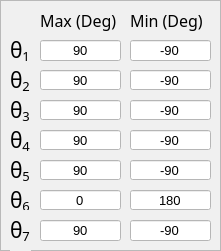
         <widget class="QFrame" name="frame_50">
          <property name="geometry">
           <rect>
            <x>20</x>
            <y>80</y>
            <width>221</width>
            <height>251</height>
           </rect>
          </property>
          <property name="styleSheet">
           <string notr="true">background-color: rgb(240, 240, 240);</string>
          </property>
          <property name="frameShape">
           <enum>QFrame::StyledPanel</enum>
          </property>
          <property name="frameShadow">
           <enum>QFrame::Raised</enum>
          </property>
          <widget class="QLineEdit" name="tb_the1_max">
           <property name="geometry">
            <rect>
             <x>40</x>
             <y>40</y>
             <width>81</width>
             <height>21</height>
            </rect>
           </property>
           <property name="font">
            <font>
             <pointsize>10</pointsize>
            </font>
           </property>
           <property name="styleSheet">
            <string notr="true">background-color: rgb(255, 255, 255);</string>
           </property>
           <property name="text">
            <string>90</string>
           </property>
           <property name="alignment">
            <set>Qt::AlignCenter</set>
           </property>
          </widget>
          <widget class="QLabel" name="label_4">
           <property name="geometry">
            <rect>
             <x>40</x>
             <y>10</y>
             <width>81</width>
             <height>21</height>
            </rect>
           </property>
           <property name="font">
            <font>
             <family>3ds</family>
             <pointsize>12</pointsize>
            </font>
           </property>
           <property name="styleSheet">
            <string notr="true">color: rgb(0, 0, 0)</string>
           </property>
           <property name="text">
            <string>Max (Deg)</string>
           </property>
          </widget>
          <widget class="QLineEdit" name="tb_the4_min">
           <property name="geometry">
            <rect>
             <x>130</x>
             <y>130</y>
             <width>81</width>
             <height>20</height>
            </rect>
           </property>
           <property name="font">
            <font>
             <pointsize>10</pointsize>
            </font>
           </property>
           <property name="styleSheet">
            <string notr="true">background-color: rgb(255, 255, 255);</string>
           </property>
           <property name="text">
            <string>-90</string>
           </property>
           <property name="alignment">
            <set>Qt::AlignCenter</set>
           </property>
          </widget>
          <widget class="QLabel" name="label_43">
           <property name="geometry">
            <rect>
             <x>10</x>
             <y>150</y>
             <width>21</width>
             <height>41</height>
            </rect>
           </property>
           <property name="font">
            <font>
             <family>3ds</family>
             <pointsize>12</pointsize>
            </font>
           </property>
           <property name="styleSheet">
            <string notr="true">color: rgb(0, 0, 0)</string>
           </property>
           <property name="text">
            <string>&lt;html&gt;&lt;head/&gt;&lt;body&gt;&lt;p&gt;&lt;span style=&quot; font-family:'Calibri','sans-serif'; font-size:16pt;&quot;&gt;θ&lt;/span&gt;&lt;span style=&quot; font-size:16pt; vertical-align:sub;&quot;&gt;5&lt;/span&gt;&lt;/p&gt;&lt;/body&gt;&lt;/html&gt;</string>
           </property>
          </widget>
          <widget class="QLabel" name="label_5">
           <property name="geometry">
            <rect>
             <x>130</x>
             <y>10</y>
             <width>81</width>
             <height>21</height>
            </rect>
           </property>
           <property name="font">
            <font>
             <family>3ds</family>
             <pointsize>12</pointsize>
            </font>
           </property>
           <property name="styleSheet">
            <string notr="true">color: rgb(0, 0, 0)</string>
           </property>
           <property name="text">
            <string>Min (Deg)</string>
           </property>
          </widget>
          <widget class="QLineEdit" name="tb_the6_max">
           <property name="geometry">
            <rect>
             <x>40</x>
             <y>190</y>
             <width>81</width>
             <height>20</height>
            </rect>
           </property>
           <property name="font">
            <font>
             <pointsize>10</pointsize>
            </font>
           </property>
           <property name="styleSheet">
            <string notr="true">background-color: rgb(255, 255, 255);</string>
           </property>
           <property name="text">
            <string>0</string>
           </property>
           <property name="alignment">
            <set>Qt::AlignCenter</set>
           </property>
          </widget>
          <widget class="QLineEdit" name="tb_the7_min">
           <property name="geometry">
            <rect>
             <x>130</x>
             <y>220</y>
             <width>81</width>
             <height>21</height>
            </rect>
           </property>
           <property name="font">
            <font>
             <pointsize>10</pointsize>
            </font>
           </property>
           <property name="styleSheet">
            <string notr="true">background-color: rgb(255, 255, 255);</string>
           </property>
           <property name="text">
            <string>-90</string>
           </property>
           <property name="alignment">
            <set>Qt::AlignCenter</set>
           </property>
          </widget>
          <widget class="QLineEdit" name="tb_the4_max">
           <property name="geometry">
            <rect>
             <x>40</x>
             <y>130</y>
             <width>81</width>
             <height>20</height>
            </rect>
           </property>
           <property name="font">
            <font>
             <pointsize>10</pointsize>
            </font>
           </property>
           <property name="styleSheet">
            <string notr="true">background-color: rgb(255, 255, 255);</string>
           </property>
           <property name="text">
            <string>90</string>
           </property>
           <property name="alignment">
            <set>Qt::AlignCenter</set>
           </property>
          </widget>
          <widget class="QLabel" name="label_45">
           <property name="geometry">
            <rect>
             <x>10</x>
             <y>90</y>
             <width>21</width>
             <height>41</height>
            </rect>
           </property>
           <property name="font">
            <font>
             <family>3ds</family>
             <pointsize>12</pointsize>
            </font>
           </property>
           <property name="styleSheet">
            <string notr="true">color: rgb(0, 0, 0)</string>
           </property>
           <property name="text">
            <string>&lt;html&gt;&lt;head/&gt;&lt;body&gt;&lt;p&gt;&lt;span style=&quot; font-family:'Calibri','sans-serif'; font-size:16pt;&quot;&gt;θ&lt;/span&gt;&lt;span style=&quot; font-size:16pt; vertical-align:sub;&quot;&gt;3&lt;/span&gt;&lt;/p&gt;&lt;/body&gt;&lt;/html&gt;</string>
           </property>
          </widget>
          <widget class="QLabel" name="label_24">
           <property name="geometry">
            <rect>
             <x>10</x>
             <y>180</y>
             <width>21</width>
             <height>41</height>
            </rect>
           </property>
           <property name="font">
            <font>
             <family>3ds</family>
             <pointsize>12</pointsize>
            </font>
           </property>
           <property name="styleSheet">
            <string notr="true">color: rgb(0, 0, 0)</string>
           </property>
           <property name="text">
            <string>&lt;html&gt;&lt;head/&gt;&lt;body&gt;&lt;p&gt;&lt;span style=&quot; font-family:'Calibri','sans-serif'; font-size:16pt;&quot;&gt;θ&lt;/span&gt;&lt;span style=&quot; font-family:'Calibri','sans-serif'; font-size:16pt; vertical-align:sub;&quot;&gt;6&lt;/span&gt;&lt;/p&gt;&lt;/body&gt;&lt;/html&gt;</string>
           </property>
          </widget>
          <widget class="QLineEdit" name="tb_the5_max">
           <property name="geometry">
            <rect>
             <x>40</x>
             <y>160</y>
             <width>81</width>
             <height>20</height>
            </rect>
           </property>
           <property name="font">
            <font>
             <pointsize>10</pointsize>
            </font>
           </property>
           <property name="styleSheet">
            <string notr="true">background-color: rgb(255, 255, 255);</string>
           </property>
           <property name="text">
            <string>90</string>
           </property>
           <property name="alignment">
            <set>Qt::AlignCenter</set>
           </property>
          </widget>
          <widget class="QLineEdit" name="tb_the7_max">
           <property name="geometry">
            <rect>
             <x>40</x>
             <y>220</y>
             <width>81</width>
             <height>21</height>
            </rect>
           </property>
           <property name="font">
            <font>
             <pointsize>10</pointsize>
            </font>
           </property>
           <property name="styleSheet">
            <string notr="true">background-color: rgb(255, 255, 255);</string>
           </property>
           <property name="text">
            <string>90</string>
           </property>
           <property name="alignment">
            <set>Qt::AlignCenter</set>
           </property>
          </widget>
          <widget class="QLineEdit" name="tb_the5_min">
           <property name="geometry">
            <rect>
             <x>130</x>
             <y>160</y>
             <width>81</width>
             <height>20</height>
            </rect>
           </property>
           <property name="font">
            <font>
             <pointsize>10</pointsize>
            </font>
           </property>
           <property name="styleSheet">
            <string notr="true">background-color: rgb(255, 255, 255);</string>
           </property>
           <property name="text">
            <string>-90</string>
           </property>
           <property name="alignment">
            <set>Qt::AlignCenter</set>
           </property>
          </widget>
          <widget class="QLineEdit" name="tb_the3_max">
           <property name="geometry">
            <rect>
             <x>40</x>
             <y>100</y>
             <width>81</width>
             <height>20</height>
            </rect>
           </property>
           <property name="font">
            <font>
             <pointsize>10</pointsize>
            </font>
           </property>
           <property name="styleSheet">
            <string notr="true">background-color: rgb(255, 255, 255);</string>
           </property>
           <property name="text">
            <string>90</string>
           </property>
           <property name="alignment">
            <set>Qt::AlignCenter</set>
           </property>
          </widget>
          <widget class="QLineEdit" name="tb_the1_min">
           <property name="geometry">
            <rect>
             <x>130</x>
             <y>40</y>
             <width>81</width>
             <height>21</height>
            </rect>
           </property>
           <property name="font">
            <font>
             <pointsize>10</pointsize>
            </font>
           </property>
           <property name="styleSheet">
            <string notr="true">background-color: rgb(255, 255, 255);</string>
           </property>
           <property name="text">
            <string>-90</string>
           </property>
           <property name="alignment">
            <set>Qt::AlignCenter</set>
           </property>
          </widget>
          <widget class="QLineEdit" name="tb_the2_max">
           <property name="geometry">
            <rect>
             <x>40</x>
             <y>70</y>
             <width>81</width>
             <height>20</height>
            </rect>
           </property>
           <property name="font">
            <font>
             <pointsize>10</pointsize>
            </font>
           </property>
           <property name="styleSheet">
            <string notr="true">background-color: rgb(255, 255, 255);</string>
           </property>
           <property name="text">
            <string>90</string>
           </property>
           <property name="alignment">
            <set>Qt::AlignCenter</set>
           </property>
          </widget>
          <widget class="QLabel" name="label_44">
           <property name="geometry">
            <rect>
             <x>10</x>
             <y>60</y>
             <width>21</width>
             <height>41</height>
            </rect>
           </property>
           <property name="font">
            <font>
             <family>3ds</family>
             <pointsize>12</pointsize>
            </font>
           </property>
           <property name="styleSheet">
            <string notr="true">color: rgb(0, 0, 0)</string>
           </property>
           <property name="text">
            <string>&lt;html&gt;&lt;head/&gt;&lt;body&gt;&lt;p&gt;&lt;span style=&quot; font-family:'Calibri','sans-serif'; font-size:16pt;&quot;&gt;θ&lt;/span&gt;&lt;span style=&quot; font-size:16pt; vertical-align:sub;&quot;&gt;2&lt;/span&gt;&lt;/p&gt;&lt;/body&gt;&lt;/html&gt;</string>
           </property>
          </widget>
          <widget class="QLineEdit" name="tb_the6_min">
           <property name="geometry">
            <rect>
             <x>130</x>
             <y>190</y>
             <width>81</width>
             <height>20</height>
            </rect>
           </property>
           <property name="font">
            <font>
             <pointsize>10</pointsize>
            </font>
           </property>
           <property name="styleSheet">
            <string notr="true">background-color: rgb(255, 255, 255);</string>
           </property>
           <property name="text">
            <string>180</string>
           </property>
           <property name="alignment">
            <set>Qt::AlignCenter</set>
           </property>
          </widget>
          <widget class="QLabel" name="label_26">
           <property name="geometry">
            <rect>
             <x>10</x>
             <y>30</y>
             <width>21</width>
             <height>41</height>
            </rect>
           </property>
           <property name="font">
            <font>
             <family>3ds</family>
             <pointsize>12</pointsize>
            </font>
           </property>
           <property name="styleSheet">
            <string notr="true">color: rgb(0, 0, 0)</string>
           </property>
           <property name="text">
            <string>&lt;html&gt;&lt;head/&gt;&lt;body&gt;&lt;p&gt;&lt;span style=&quot; font-family:'Calibri','sans-serif'; font-size:16pt;&quot;&gt;θ&lt;/span&gt;&lt;span style=&quot; font-size:16pt; vertical-align:sub;&quot;&gt;1&lt;/span&gt;&lt;/p&gt;&lt;/body&gt;&lt;/html&gt;</string>
           </property>
          </widget>
          <widget class="QLabel" name="label_48">
           <property name="geometry">
            <rect>
             <x>10</x>
             <y>210</y>
             <width>21</width>
             <height>41</height>
            </rect>
           </property>
           <property name="font">
            <font>
             <family>3ds</family>
             <pointsize>12</pointsize>
            </font>
           </property>
           <property name="styleSheet">
            <string notr="true">color: rgb(0, 0, 0)</string>
           </property>
           <property name="text">
            <string>&lt;html&gt;&lt;head/&gt;&lt;body&gt;&lt;p&gt;&lt;span style=&quot; font-family:'Calibri','sans-serif'; font-size:16pt;&quot;&gt;θ&lt;/span&gt;&lt;span style=&quot; font-size:16pt; vertical-align:sub;&quot;&gt;7&lt;/span&gt;&lt;/p&gt;&lt;/body&gt;&lt;/html&gt;</string>
           </property>
          </widget>
          <widget class="QLabel" name="label_41">
           <property name="geometry">
            <rect>
             <x>10</x>
             <y>120</y>
             <width>21</width>
             <height>41</height>
            </rect>
           </property>
           <property name="font">
            <font>
             <family>3ds</family>
             <pointsize>12</pointsize>
            </font>
           </property>
           <property name="styleSheet">
            <string notr="true">color: rgb(0, 0, 0)</string>
           </property>
           <property name="text">
            <string>&lt;html&gt;&lt;head/&gt;&lt;body&gt;&lt;p&gt;&lt;span style=&quot; font-family:'Calibri','sans-serif'; font-size:16pt;&quot;&gt;θ&lt;/span&gt;&lt;span style=&quot; font-size:16pt; vertical-align:sub;&quot;&gt;4&lt;/span&gt;&lt;/p&gt;&lt;/body&gt;&lt;/html&gt;</string>
           </property>
          </widget>
          <widget class="QLineEdit" name="tb_the3_min">
           <property name="geometry">
            <rect>
             <x>130</x>
             <y>100</y>
             <width>81</width>
             <height>20</height>
            </rect>
           </property>
           <property name="font">
            <font>
             <pointsize>10</pointsize>
            </font>
           </property>
           <property name="styleSheet">
            <string notr="true">background-color: rgb(255, 255, 255);</string>
           </property>
           <property name="text">
            <string>-90</string>
           </property>
           <property name="alignment">
            <set>Qt::AlignCenter</set>
           </property>
          </widget>
          <widget class="QLineEdit" name="tb_the2_min">
           <property name="geometry">
            <rect>
             <x>130</x>
             <y>70</y>
             <width>81</width>
             <height>20</height>
            </rect>
           </property>
           <property name="font">
            <font>
             <pointsize>10</pointsize>
            </font>
           </property>
           <property name="styleSheet">
            <string notr="true">background-color: rgb(255, 255, 255);</string>
           </property>
           <property name="text">
            <string>-90</string>
           </property>
           <property name="alignment">
            <set>Qt::AlignCenter</set>
           </property>
          </widget>
          <zorder>tb_the1_max</zorder>
          <zorder>label_4</zorder>
          <zorder>tb_the4_min</zorder>
          <zorder>label_5</zorder>
          <zorder>tb_the6_max</zorder>
          <zorder>tb_the7_min</zorder>
          <zorder>tb_the4_max</zorder>
          <zorder>label_24</zorder>
          <zorder>tb_the5_max</zorder>
          <zorder>tb_the7_max</zorder>
          <zorder>tb_the5_min</zorder>
          <zorder>tb_the3_max</zorder>
          <zorder>tb_the1_min</zorder>
          <zorder>tb_the2_max</zorder>
          <zorder>tb_the6_min</zorder>
          <zorder>label_48</zorder>
          <zorder>tb_the3_min</zorder>
          <zorder>tb_the2_min</zorder>
          <zorder>label_43</zorder>
          <zorder>label_41</zorder>
          <zorder>label_45</zorder>
          <zorder>label_44</zorder>
          <zorder>label_26</zorder>
         </widget>
